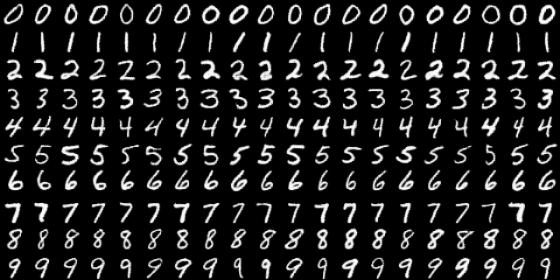
#> input picture research/cv/CGAN/imgs/generated_ example.jpg, 560 x 280 px
$ python -i augmentations.py   (imports and definitions only)
#> lines starting #> are read from the running program, lines starting #| are printed output that depends on the picture
# Copyright 2022 Huawei Technologies Co., Ltd
#
# Licensed under the Apache License, Version 2.0 (the "License");
# you may not use this file except in compliance with the License.
# You may obtain a copy of the License at
#
# http://www.apache.org/licenses/LICENSE-2.0
#
# Unless required by applicable law or agreed to in writing, software
# distributed under the License is distributed on an "AS IS" BASIS,
# WITHOUT WARRANTIES OR CONDITIONS OF ANY KIND, either express or implied.
# See the License for the specific language governing permissions and
# limitations under the License.
# ============================================================================

# This file was copied from project [ZhaoWeicheng][Pyramidbox.pytorch]

import math
import random
import six
import cv2
import numpy as np
from PIL import Image, ImageEnhance
from src.config import cfg


class Sampler():

    # [50 lines left out: functions __init__, intersect, jaccard_numpy, not called in this run]


class Bbox():

    # [5 lines left out: function __init__, not called in this run]


def random_brightness(img):
    prob = np.random.uniform(0, 1)
    if prob < cfg.brightness_prob:
        delta = np.random.uniform(-cfg.brightness_delta,
                                  cfg.brightness_delta) + 1
        img = ImageEnhance.Brightness(img).enhance(delta)
    return img


def random_contrast(img):
    prob = np.random.uniform(0, 1)
    if prob < cfg.contrast_prob:
        delta = np.random.uniform(-cfg.contrast_delta,
                                  cfg.contrast_delta) + 1
        img = ImageEnhance.Contrast(img).enhance(delta)
    return img


def random_saturation(img):
    prob = np.random.uniform(0, 1)
    if prob < cfg.saturation_prob:
        delta = np.random.uniform(-cfg.saturation_delta,
                                  cfg.saturation_delta) + 1
        img = ImageEnhance.Color(img).enhance(delta)
    return img


def random_hue(img):
    prob = np.random.uniform(0, 1)
    if prob < cfg.hue_prob:
        delta = np.random.uniform(-cfg.hue_delta, cfg.hue_delta)
        img_hsv = np.array(img.convert('HSV'))
        img_hsv[:, :, 0] = img_hsv[:, :, 0] + delta
        img = Image.fromarray(img_hsv, mode='HSV').convert('RGB')
    return img


def distort_image(img):
    prob = np.random.uniform(0, 1)
    # Apply different distort order
    if prob > 0.5:
        img = random_brightness(img)
        img = random_contrast(img)
        img = random_saturation(img)
        img = random_hue(img)
    else:
        img = random_brightness(img)
        img = random_saturation(img)
        img = random_hue(img)
        img = random_contrast(img)
    return img


# [702 lines left out: functions meet_emit_constraint, project_bbox, transform_labels, expand_image, clip_bbox, bbox_area and 14 more, not called in this run]

>>> from PIL import Image
>>> picture = Image.open('../../CGAN/imgs/generated_ example.jpg')
#> picture is the input picture: PIL image 560x280 RGB; min 0, max 255, mean 32.3
>>> result = distort_image(picture)
#> in random_hue, `img_hsv = np.array(img.convert('HSV'))`:
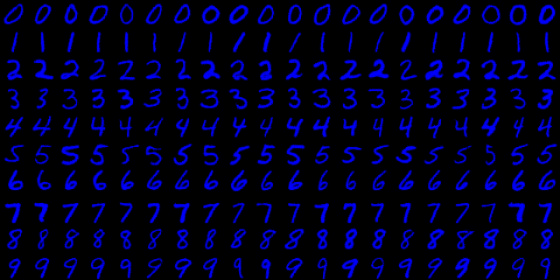
#> img_hsv: shape (280, 560, 3); mean R, G, B 0, 0, 32.3
